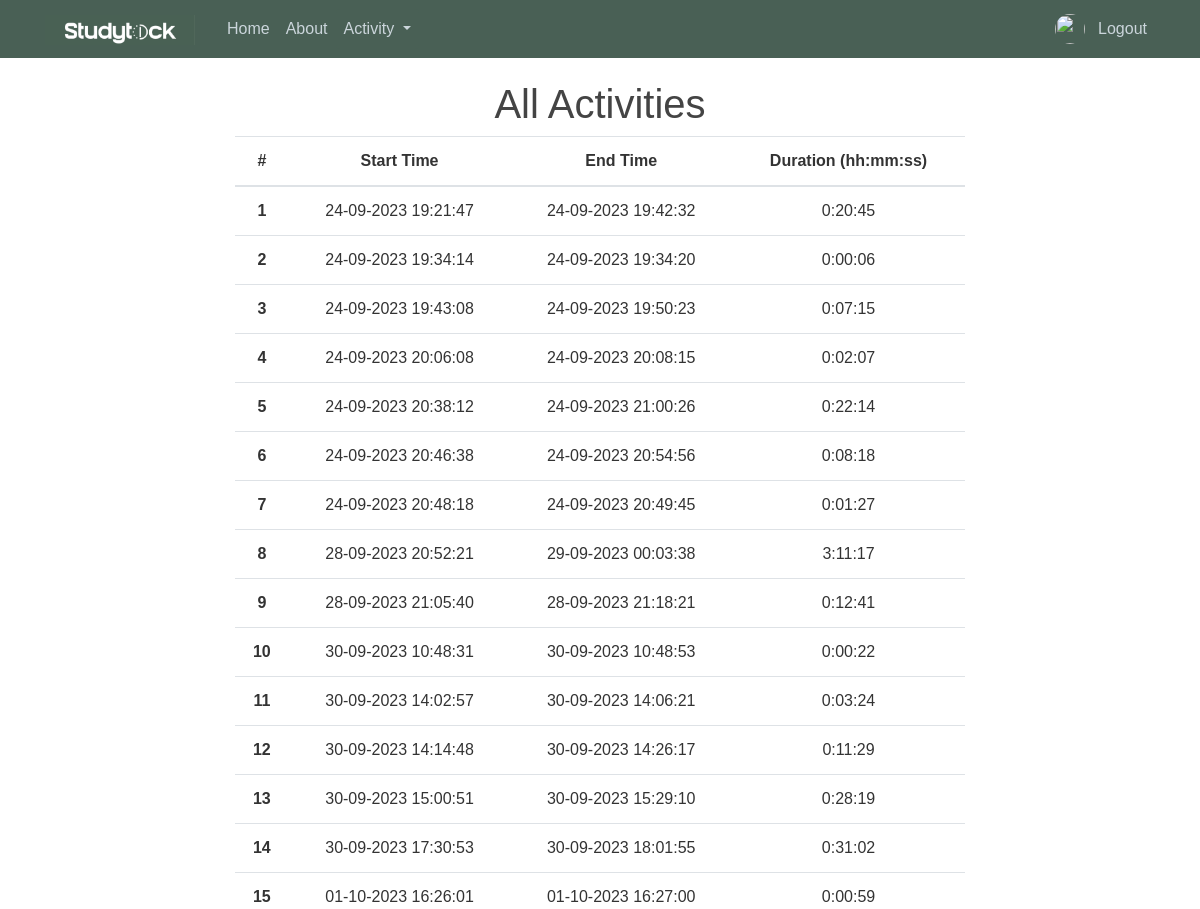
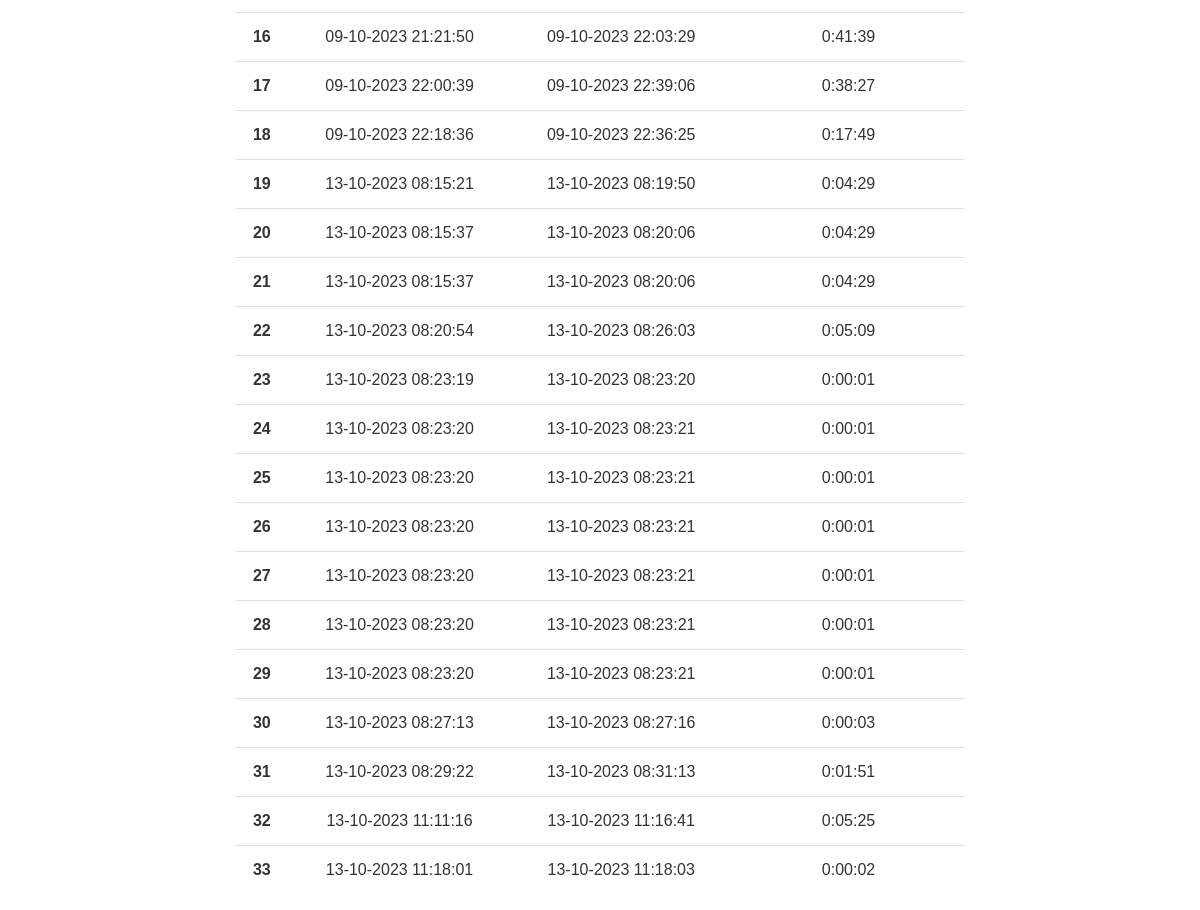
The page /activity (signed in) on the database its author committed (2 pictures, top to bottom).
### trackerapp/models.py (models this page shows, shortened)
class Activity(db.Model):
    id = db.Column(db.Integer, primary_key=True)
    user_id = db.Column(db.Integer, db.ForeignKey('user.id'), nullable=False)
    start_time = db.Column(db.DateTime, nullable=False)
    end_time = db.Column(db.DateTime, nullable=False)
    @property
    def duration(self):
        return self.end_time - self.start_time

### trackerapp/routes.py (the view)
@app.route('/activity', methods=['GET', 'POST'])
@login_required
def allActivity():
    activities = Activity.query.all()
    return render_template('all_activity.html', title='Activity', activities=activities)

### trackerapp/__init__.py (called while the page is built)
@app.before_request
def create_tables():
    db.create_all()

### trackerapp/models.py (called while the page is built)
@login_manager.user_loader
def load_user(user_id):
    return User.query.get(int(user_id))

### trackerapp/templates/all_activity.html
{% extends "layout.html" %}
{% block content %}
<h1>All Activities</h1>
<table class="table">
    <thead>
        <tr>
            <th scope="col">#</th>
            <th scope="col">Start Time</th>
            <th scope="col">End Time</th>
            <th scope="col">Duration (hh:mm:ss)</th>
        </tr>
    </thead>
    <tbody>
        {% for activity in activities %}
        <tr>
            <th scope="row">{{ loop.index }}</th>
            <td>{{ activity.start_time.strftime('%d-%m-%Y %H:%M:%S') }}</td>
            <td>{{ activity.end_time.strftime('%d-%m-%Y %H:%M:%S') }}</td>
            <td>{{ activity.duration }}</td>
        </tr>
        {% endfor %}
    </tbody>
</table>
{% endblock %}

### trackerapp/templates/layout.html (shortened to what this page needs)
<!DOCTYPE html>
<html lang="en">
<head>
    <link rel="stylesheet" href="https://maxcdn.bootstrapcdn.com/bootstrap/4.0.0/css/bootstrap.min.css">
    <link rel="stylesheet" type="text/css" href="{{ url_for('static', filename='main.css') }}">
</head>
<body>
    <header class="site-header">
      <nav class="navbar navbar-expand-md navbar-dark bg-steel fixed-top">
        <div class="container">
          <a class="navbar-brand mr-4" href="/">
            <img class= "logo" src="{{ url_for('static', filename='images/full_logo.jpg') }}" alt="Tracker Logo">
        </a>
          <div class="collapse navbar-collapse" id="navbarToggle">
            <div class="navbar-nav mr-auto">
                <a class="nav-item nav-link" href="{{ url_for('home') }}">Home</a>
                <a class="nav-item nav-link" href="{{ url_for('about') }}">About</a>
                {% if current_user.is_authenticated %}
                <li class="nav-item dropdown">
                  <button class="nav-link btn dropdown-toggle custom-dropdown-menu" data-toggle="dropdown">
                      Activity
                  </button>
              </li>
                {% endif %}
            </div>
        </div>
            <div class="navbar-nav">
              {% if current_user.is_authenticated %}
                <a href="{{ url_for('account') }}"><img src="{{ image_file }}" class="profile-picture"></a>
                <a class="nav-item nav-link" href="{{ url_for('logout') }}">Logout</a>
              {% else %}
                <a class="nav-item nav-link" href="{{ url_for('login') }}">Login</a>
                <a class="nav-item nav-link" href="{{ url_for('register') }}">Register</a>
              {% endif %}
            </div>
          </div>
      </nav>
    </header>
    <main role="main" class="container">
      <div class="row justify-content-center">
        <div class="col-md-8">
          {% block content %}{% endblock %}
        </div>
        </div>
    </main>
  </body>
</html>

### trackerapp/static/main.css (style rules this page uses)
body { background: #ffffff; color: #333333; margin-top: 5rem; font-family: Arial, sans-serif; text-align: center; display:flex; }
h1, h2, h3, h4, h5, h6 { color: #444444; }
.bg-steel { background-color: #496055; }
.site-header .navbar-nav .nav-link { color: #cbd5db; }
.custom-dropdown-menu { background-color: #496055; border: none; }
.logo { width: 150px; height: auto; }
.profile-picture { width: 30px; height: 30px; border-radius: 50%; object-fit: cover; margin: 5px; }

### rows shown on the page
Activity: start_time "24-09-2023 19:21:47", end_time "24-09-2023 19:42:32", duration "0:20:45"
Activity: start_time "24-09-2023 19:34:14", end_time "24-09-2023 19:34:20", duration "0:00:06"
Activity: start_time "24-09-2023 19:43:08", end_time "24-09-2023 19:50:23", duration "0:07:15"
Activity: start_time "24-09-2023 20:06:08", end_time "24-09-2023 20:08:15", duration "0:02:07"
Activity: start_time "24-09-2023 20:38:12", end_time "24-09-2023 21:00:26", duration "0:22:14"
Activity: start_time "24-09-2023 20:46:38", end_time "24-09-2023 20:54:56", duration "0:08:18"
Activity: start_time "24-09-2023 20:48:18", end_time "24-09-2023 20:49:45", duration "0:01:27"
Activity: start_time "28-09-2023 20:52:21", end_time "29-09-2023 00:03:38", duration "3:11:17"
Activity: start_time "28-09-2023 21:05:40", end_time "28-09-2023 21:18:21", duration "0:12:41"
Activity: start_time "30-09-2023 10:48:31", end_time "30-09-2023 10:48:53", duration "0:00:22"
Activity: start_time "30-09-2023 14:02:57", end_time "30-09-2023 14:06:21", duration "0:03:24"
Activity: start_time "30-09-2023 14:14:48", end_time "30-09-2023 14:26:17", duration "0:11:29"
Activity: start_time "30-09-2023 15:00:51", end_time "30-09-2023 15:29:10", duration "0:28:19"
Activity: start_time "30-09-2023 17:30:53", end_time "30-09-2023 18:01:55", duration "0:31:02"
Activity: start_time "01-10-2023 16:26:01", end_time "01-10-2023 16:27:00", duration "0:00:59"
Activity: start_time "09-10-2023 21:21:50", end_time "09-10-2023 22:03:29", duration "0:41:39"
Activity: start_time "09-10-2023 22:00:39", end_time "09-10-2023 22:39:06", duration "0:38:27"
Activity: start_time "09-10-2023 22:18:36", end_time "09-10-2023 22:36:25", duration "0:17:49"
Activity: start_time "13-10-2023 08:15:21", end_time "13-10-2023 08:19:50", duration "0:04:29"
Activity: start_time "13-10-2023 08:15:37", end_time "13-10-2023 08:20:06", duration "0:04:29"
Activity: start_time "13-10-2023 08:15:37", end_time "13-10-2023 08:20:06", duration "0:04:29"
Activity: start_time "13-10-2023 08:20:54", end_time "13-10-2023 08:26:03", duration "0:05:09"
Activity: start_time "13-10-2023 08:23:19", end_time "13-10-2023 08:23:20", duration "0:00:01"
Activity: start_time "13-10-2023 08:23:20", end_time "13-10-2023 08:23:21", duration "0:00:01"
Activity: start_time "13-10-2023 08:23:20", end_time "13-10-2023 08:23:21", duration "0:00:01"
Activity: start_time "13-10-2023 08:23:20", end_time "13-10-2023 08:23:21", duration "0:00:01"
Activity: start_time "13-10-2023 08:23:20", end_time "13-10-2023 08:23:21", duration "0:00:01"
Activity: start_time "13-10-2023 08:23:20", end_time "13-10-2023 08:23:21", duration "0:00:01"
Activity: start_time "13-10-2023 08:23:20", end_time "13-10-2023 08:23:21", duration "0:00:01"
Activity: start_time "13-10-2023 08:27:13", end_time "13-10-2023 08:27:16", duration "0:00:03"
Activity: start_time "13-10-2023 08:29:22", end_time "13-10-2023 08:31:13", duration "0:01:51"
Activity: start_time "13-10-2023 11:11:16", end_time "13-10-2023 11:16:41", duration "0:05:25"
Activity: start_time "13-10-2023 11:18:01", end_time "13-10-2023 11:18:03", duration "0:00:02"
